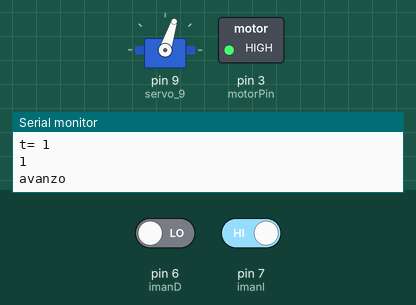
Simulated run of this sketch. Board: Arduino Uno, built with avr-gcc and run on an emulated ATmega328P. Parts: servo, switched loads named in the sketch (green lamp = pin HIGH), the last lines printed to the serial monitor. Inputs (shaded band) come from the test bench; at power-on: pin 7 (imanI) HIGH, pin 6 (imanD) LOW.

Above: at 4.8 s.
4.9 s: pin 7 (imanI) driven LOW
At 8.4 s:
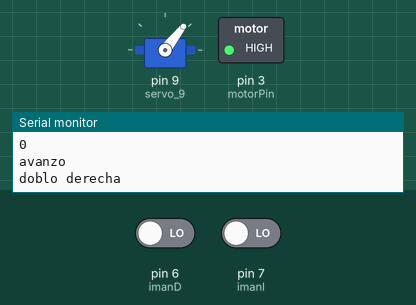
At 38.1 s:
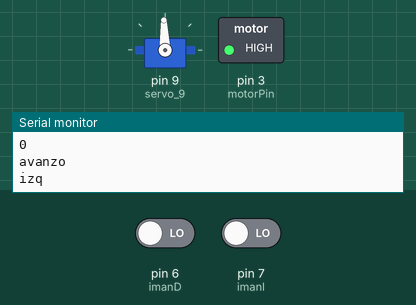
Timing chart, 0 to 44.0 s (numbered marks = the images above; inputs shaded):
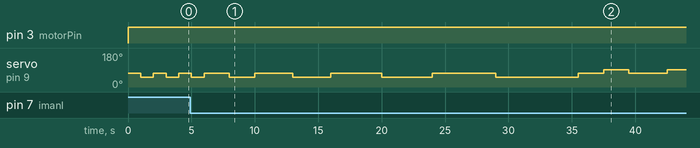

The sketch:

TobyProgram.ino
```cpp
//normal 72  grdos,
//45 gira a la derecha y 135 gira a la izquierda

#include <Servo.h>

int pos = 0; // en que posicion está
int normal=72;
int derecha=52;
int izquierda=92;
int imanD=6;
int imanI=7;
int puerto=1;
int t = 1;


Servo servo_9;

int voltajeMotor = 255;
int motorPin = 3;


void izq(int t)
{
  servo_9.write(izquierda);
  Serial.println("izq");
  delay(t*1000);
}

void avanzar(int t)
{
   servo_9.write(normal);
  Serial.println("avanzo");
   delay(t*1000);

}


void der(int t)
{
  servo_9.write(derecha);
  Serial.println("doblo derecha");
   delay(t*1000);
}


void setup()
{
  pinMode(motorPin, OUTPUT);
  pinMode(imanD,INPUT);
  pinMode(imanI,INPUT);
  servo_9.attach(9);
  Serial.begin(9600);
  //servo_9.write(90);
}

void loop()
{
  digitalWrite(motorPin, HIGH);
  while(t<5){
  puerto=digitalRead(imanI);//veo si llego un iman de la izquierda
  if (puerto==0)// se pone en cero si llego al puerto
  {
    t++; //si llego al puerto aunmenta un segundo el tiempo de giro
  }
  Serial.println(puerto);
  avanzar(t);
  der(t);
  Serial.print("t= ");
  Serial.println(t);

  }

  t=1;
  delay(500);
  puerto=1;
  while(puerto!=0)
  {
  Serial.println(puerto);
  der(t);
  puerto=digitalRead(imanI);
  Serial.println("Estoy girando a la derecha");
  }
  while(t<5){
  puerto=digitalRead(imanD);//veo si llego un iman de la izquierda
  if (puerto==0)
  {
    t++;
  }
  Serial.println(puerto);
  avanzar(t);
  izq(t);
  Serial.print("t= ");
  Serial.println(t);

  }t=1;
  delay(500);
  puerto=1;
  while(puerto!=0)
  {
  Serial.println(puerto);
  izq(t);
  puerto=digitalRead(imanD);
  Serial.println("Estoy girando a la izquierda");
  }
  digitalWrite(motorPin, LOW);
  delay(7000);
}
```
